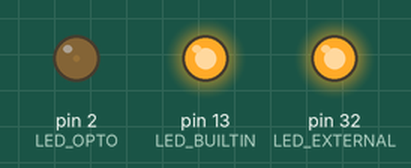
Simulated run of this program. Board: Teensy 4. Parts: output pins drawn as LEDs (lit = HIGH).

Above: at 0.05 s.
At 1.95 s:
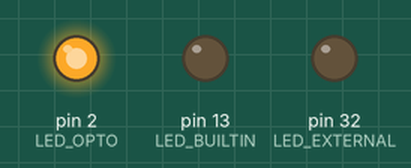
Timing chart, 0 to 4.6 s (numbered marks = the images above):
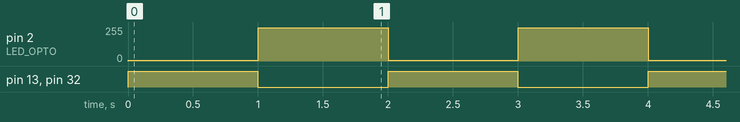

The program:

main.cpp
```cpp
/**
 * Blink
 *
 * Turns on an LED on for one second,
 * then off for one second, repeatedly.
 *
 * Source: https://www.pjrc.com/teensy/td_pulse.html
 */

#include "Arduino.h"

#ifndef LED_BUILTIN
  #define LED_BUILTIN 13
#endif

#ifndef LED_EXTERNAL
  #define LED_EXTERNAL 32
#endif

#ifndef LED_OPTO
  #define LED_OPTO 2
#endif

void setup() {
    // initialize LED digital pin as an output.
    pinMode(LED_BUILTIN, OUTPUT);
    pinMode(LED_EXTERNAL, OUTPUT);
    pinMode(LED_OPTO, OUTPUT);

    digitalWrite(LED_BUILTIN, HIGH);

    //Serial.begin (115200);

    analogWriteResolution(12);  // analogWrite value 0 to 4095, or 4096 for high
    // Turn led off
    digitalWrite(LED_BUILTIN, LOW);
}

void loop() {
    // turn the LED on (HIGH is the voltage level)
    digitalWrite(LED_BUILTIN, HIGH);
    digitalWrite(LED_EXTERNAL, HIGH);
    analogWrite(LED_OPTO, 100);

    // wait for a second
    delay(1000);

    // turn the LED off by making the voltage LOW
    digitalWrite(LED_BUILTIN, LOW);
    digitalWrite(LED_EXTERNAL, LOW);
    analogWrite(LED_OPTO, 4000);

    // wait for a second
    delay(1000);
}
```

Measured:
- by itself, pin 2 (LED_OPTO): alternates 249/255 for 1.0 s and 6/255 for 1.0 s
- by itself, pin 13 (LED_BUILTIN), pin 32 (LED_EXTERNAL): alternates HIGH for 1.0 s and LOW for 1.0 s
